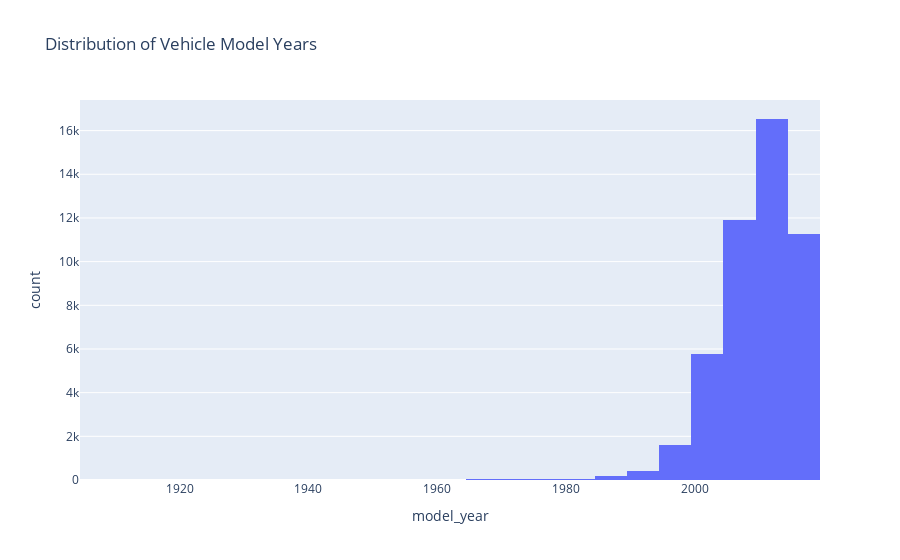

Write notebook code for a chart like this one.
### Code cell
import plotly.express as px

fig = px.histogram(df, x='model_year', nbins=25,
                   title='Distribution of Vehicle Model Years')
fig.show()

### Figure 1 — Plotly figure (JSON) as saved in the notebook; plotly's stock layout.template omitted (floating-point values rounded to 4 significant figures; data arrays with more than 128 entries replaced by an {"elided": "..."} marker saying what was removed)
{"data": [{"bingroup": "x", "hovertemplate": "model_year=%{x}<br>count=%{y}<extra></extra>", "legendgroup": "", "marker": {"color": "#636efa", "pattern": {"shape": ""}}, "name": "", "nbinsx": 25, "orientation": "v", "showlegend": false, "type": "histogram", "x": {"elided": "51525 float values"}, "xaxis": "x", "yaxis": "y"}], "layout": {"barmode": "relative", "legend": {"tracegroupgap": 0}, "title": {"text": "Distribution of Vehicle Model Years"}, "xaxis": {"anchor": "y", "domain": [0, 1], "title": {"text": "model_year"}}, "yaxis": {"anchor": "x", "domain": [0, 1], "title": {"text": "count"}}}}
